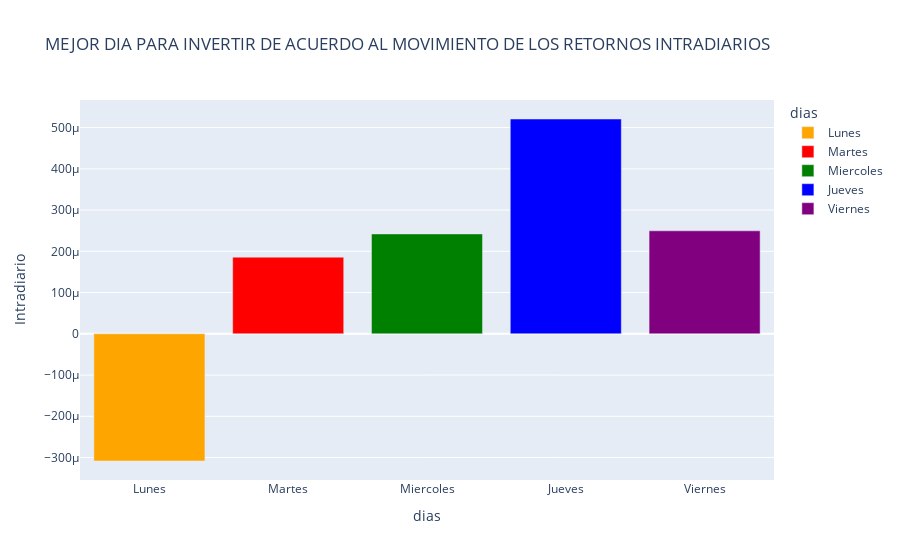

Notebook cell for this chart:
### Code cell
fig = px.bar(dataintra, x='dias', y='Intradiario', color='dias', hover_name='dias', color_discrete_sequence=["orange", "red", "green", "blue", "purple"],
title='MEJOR DIA PARA INVERTIR DE ACUERDO AL MOVIMIENTO DE LOS RETORNOS INTRADIARIOS')
fig.show()

### Figure 1 — Plotly figure (JSON) as saved in the notebook; plotly's stock layout.template omitted (floating-point values rounded to 4 significant figures)
{"data": [{"alignmentgroup": "True", "hovertemplate": "<b>%{hovertext}</b><br><br>dias=%{x}<br>Intradiario=%{y}<extra></extra>", "hovertext": ["Lunes"], "legendgroup": "Lunes", "marker": {"color": "orange", "pattern": {"shape": ""}}, "name": "Lunes", "offsetgroup": "Lunes", "orientation": "v", "showlegend": true, "textposition": "auto", "type": "bar", "x": ["Lunes"], "xaxis": "x", "y": [-0.0003084], "yaxis": "y"}, {"alignmentgroup": "True", "hovertemplate": "<b>%{hovertext}</b><br><br>dias=%{x}<br>Intradiario=%{y}<extra></extra>", "hovertext": ["Martes"], "legendgroup": "Martes", "marker": {"color": "red", "pattern": {"shape": ""}}, "name": "Martes", "offsetgroup": "Martes", "orientation": "v", "showlegend": true, "textposition": "auto", "type": "bar", "x": ["Martes"], "xaxis": "x", "y": [0.0001858], "yaxis": "y"}, {"alignmentgroup": "True", "hovertemplate": "<b>%{hovertext}</b><br><br>dias=%{x}<br>Intradiario=%{y}<extra></extra>", "hovertext": ["Miercoles"], "legendgroup": "Miercoles", "marker": {"color": "green", "pattern": {"shape": ""}}, "name": "Miercoles", "offsetgroup": "Miercoles", "orientation": "v", "showlegend": true, "textposition": "auto", "type": "bar", "x": ["Miercoles"], "xaxis": "x", "y": [0.0002422], "yaxis": "y"}, {"alignmentgroup": "True", "hovertemplate": "<b>%{hovertext}</b><br><br>dias=%{x}<br>Intradiario=%{y}<extra></extra>", "hovertext": ["Jueves"], "legendgroup": "Jueves", "marker": {"color": "blue", "pattern": {"shape": ""}}, "name": "Jueves", "offsetgroup": "Jueves", "orientation": "v", "showlegend": true, "textposition": "auto", "type": "bar", "x": ["Jueves"], "xaxis": "x", "y": [0.0005208], "yaxis": "y"}, {"alignmentgroup": "True", "hovertemplate": "<b>%{hovertext}</b><br><br>dias=%{x}<br>Intradiario=%{y}<extra></extra>", "hovertext": ["Viernes"], "legendgroup": "Viernes", "marker": {"color": "purple", "pattern": {"shape": ""}}, "name": "Viernes", "offsetgroup": "Viernes", "orientation": "v", "showlegend": true, "textposition": "auto", "type": "bar", "x": ["Viernes"], "xaxis": "x", "y": [0.0002498], "yaxis": "y"}], "layout": {"barmode": "relative", "legend": {"title": {"text": "dias"}, "tracegroupgap": 0}, "title": {"text": "MEJOR DIA PARA INVERTIR DE ACUERDO AL MOVIMIENTO DE LOS RETORNOS INTRADIARIOS"}, "xaxis": {"anchor": "y", "categoryarray": ["Lunes", "Martes", "Miercoles", "Jueves", "Viernes"], "categoryorder": "array", "domain": [0, 1], "title": {"text": "dias"}}, "yaxis": {"anchor": "x", "domain": [0, 1], "title": {"text": "Intradiario"}}}}
